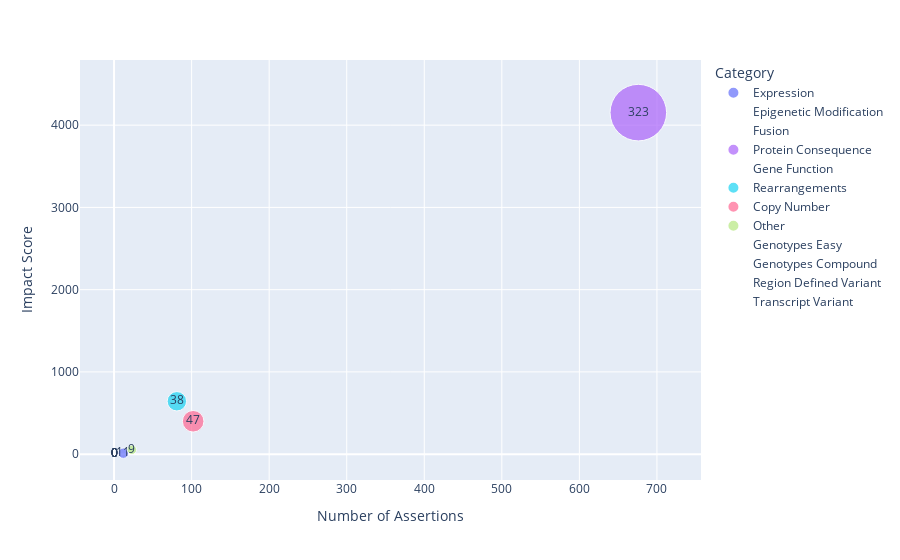

The code cell stored with this chart in its notebook:
### Code cell
fig = px.scatter(
    data_frame=moa_feature_df,
    x="Number of Assertions",
    y="Impact Score",
    size="Number of Features",
    size_max=40,
    text="Number of Features",
    color="Category",
)
fig.show()

### Figure 1 — Plotly figure (JSON) as saved in the notebook; plotly's stock layout.template omitted (floating-point values rounded to 4 significant figures)
{"data": [{"hovertemplate": "Category=Expression<br>Number of Assertions=%{x}<br>Impact Score=%{y}<br>Number of Features=%{text}<extra></extra>", "legendgroup": "Expression", "marker": {"color": "#636efa", "size": [11], "sizemode": "area", "sizeref": 0.2019, "symbol": "circle"}, "mode": "markers+text", "name": "Expression", "orientation": "v", "showlegend": true, "text": [11], "type": "scatter", "x": [12], "xaxis": "x", "y": [12], "yaxis": "y"}, {"hovertemplate": "Category=Epigenetic Modification<br>Number of Assertions=%{x}<br>Impact Score=%{y}<br>Number of Features=%{text}<extra></extra>", "legendgroup": "Epigenetic Modification", "marker": {"color": "#EF553B", "size": [0], "sizemode": "area", "sizeref": 0.2019, "symbol": "circle"}, "mode": "markers+text", "name": "Epigenetic Modification", "orientation": "v", "showlegend": true, "text": [0], "type": "scatter", "x": [0], "xaxis": "x", "y": [0], "yaxis": "y"}, {"hovertemplate": "Category=Fusion<br>Number of Assertions=%{x}<br>Impact Score=%{y}<br>Number of Features=%{text}<extra></extra>", "legendgroup": "Fusion", "marker": {"color": "#00cc96", "size": [0], "sizemode": "area", "sizeref": 0.2019, "symbol": "circle"}, "mode": "markers+text", "name": "Fusion", "orientation": "v", "showlegend": true, "text": [0], "type": "scatter", "x": [0], "xaxis": "x", "y": [0], "yaxis": "y"}, {"hovertemplate": "Category=Protein Consequence<br>Number of Assertions=%{x}<br>Impact Score=%{y}<br>Number of Features=%{text}<extra></extra>", "legendgroup": "Protein Consequence", "marker": {"color": "#ab63fa", "size": [323], "sizemode": "area", "sizeref": 0.2019, "symbol": "circle"}, "mode": "markers+text", "name": "Protein Consequence", "orientation": "v", "showlegend": true, "text": [323], "type": "scatter", "x": [676], "xaxis": "x", "y": [4152.0], "yaxis": "y"}, {"hovertemplate": "Category=Gene Function<br>Number of Assertions=%{x}<br>Impact Score=%{y}<br>Number of Features=%{text}<extra></extra>", "legendgroup": "Gene Function", "marker": {"color": "#FFA15A", "size": [0], "sizemode": "area", "sizeref": 0.2019, "symbol": "circle"}, "mode": "markers+text", "name": "Gene Function", "orientation": "v", "showlegend": true, "text": [0], "type": "scatter", "x": [0], "xaxis": "x", "y": [0], "yaxis": "y"}, {"hovertemplate": "Category=Rearrangements<br>Number of Assertions=%{x}<br>Impact Score=%{y}<br>Number of Features=%{text}<extra></extra>", "legendgroup": "Rearrangements", "marker": {"color": "#19d3f3", "size": [38], "sizemode": "area", "sizeref": 0.2019, "symbol": "circle"}, "mode": "markers+text", "name": "Rearrangements", "orientation": "v", "showlegend": true, "text": [38], "type": "scatter", "x": [81], "xaxis": "x", "y": [643], "yaxis": "y"}, {"hovertemplate": "Category=Copy Number<br>Number of Assertions=%{x}<br>Impact Score=%{y}<br>Number of Features=%{text}<extra></extra>", "legendgroup": "Copy Number", "marker": {"color": "#FF6692", "size": [47], "sizemode": "area", "sizeref": 0.2019, "symbol": "circle"}, "mode": "markers+text", "name": "Copy Number", "orientation": "v", "showlegend": true, "text": [47], "type": "scatter", "x": [102], "xaxis": "x", "y": [400], "yaxis": "y"}, {"hovertemplate": "Category=Other<br>Number of Assertions=%{x}<br>Impact Score=%{y}<br>Number of Features=%{text}<extra></extra>", "legendgroup": "Other", "marker": {"color": "#B6E880", "size": [9], "sizemode": "area", "sizeref": 0.2019, "symbol": "circle"}, "mode": "markers+text", "name": "Other", "orientation": "v", "showlegend": true, "text": [9], "type": "scatter", "x": [23], "xaxis": "x", "y": [53.5], "yaxis": "y"}, {"hovertemplate": "Category=Genotypes Easy<br>Number of Assertions=%{x}<br>Impact Score=%{y}<br>Number of Features=%{text}<extra></extra>", "legendgroup": "Genotypes Easy", "marker": {"color": "#FF97FF", "size": [0], "sizemode": "area", "sizeref": 0.2019, "symbol": "circle"}, "mode": "markers+text", "name": "Genotypes Easy", "orientation": "v", "showlegend": true, "text": [0], "type": "scatter", "x": [0], "xaxis": "x", "y": [0], "yaxis": "y"}, {"hovertemplate": "Category=Genotypes Compound<br>Number of Assertions=%{x}<br>Impact Score=%{y}<br>Number of Features=%{text}<extra></extra>", "legendgroup": "Genotypes Compound", "marker": {"color": "#FECB52", "size": [0], "sizemode": "area", "sizeref": 0.2019, "symbol": "circle"}, "mode": "markers+text", "name": "Genotypes Compound", "orientation": "v", "showlegend": true, "text": [0], "type": "scatter", "x": [0], "xaxis": "x", "y": [0], "yaxis": "y"}, {"hovertemplate": "Category=Region Defined Variant<br>Number of Assertions=%{x}<br>Impact Score=%{y}<br>Number of Features=%{text}<extra></extra>", "legendgroup": "Region Defined Variant", "marker": {"color": "#636efa", "size": [0], "sizemode": "area", "sizeref": 0.2019, "symbol": "circle"}, "mode": "markers+text", "name": "Region Defined Variant", "orientation": "v", "showlegend": true, "text": [0], "type": "scatter", "x": [0], "xaxis": "x", "y": [0], "yaxis": "y"}, {"hovertemplate": "Category=Transcript Variant<br>Number of Assertions=%{x}<br>Impact Score=%{y}<br>Number of Features=%{text}<extra></extra>", "legendgroup": "Transcript Variant", "marker": {"color": "#EF553B", "size": [0], "sizemode": "area", "sizeref": 0.2019, "symbol": "circle"}, "mode": "markers+text", "name": "Transcript Variant", "orientation": "v", "showlegend": true, "text": [0], "type": "scatter", "x": [0], "xaxis": "x", "y": [0], "yaxis": "y"}], "layout": {"legend": {"itemsizing": "constant", "title": {"text": "Category"}, "tracegroupgap": 0}, "margin": {"t": 60}, "xaxis": {"anchor": "y", "domain": [0, 1], "title": {"text": "Number of Assertions"}}, "yaxis": {"anchor": "x", "domain": [0, 1], "title": {"text": "Impact Score"}}}}
